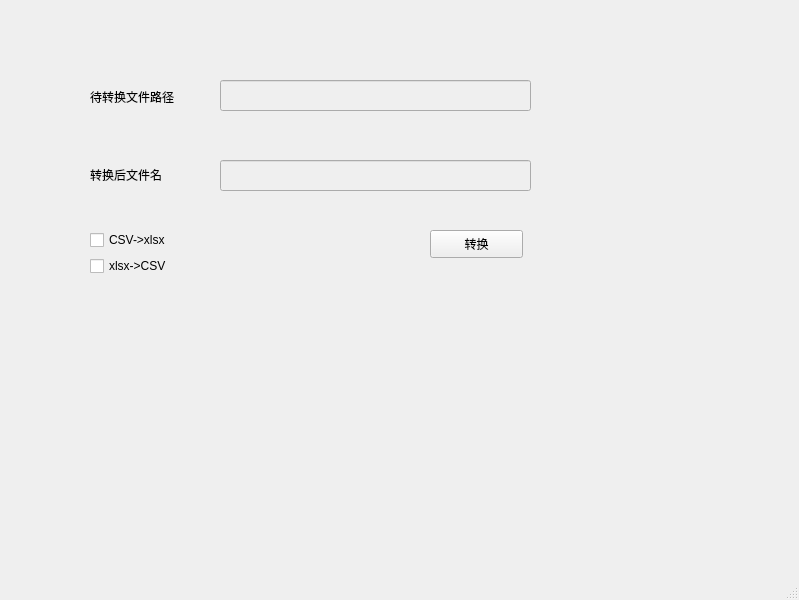
<?xml version="1.0" encoding="UTF-8"?>
<ui version="4.0">
 <class>Selectfileform_ui</class>
 <widget class="QMainWindow" name="Selectfileform_ui">
  <property name="enabled">
   <bool>true</bool>
  </property>
  <property name="geometry">
   <rect>
    <x>0</x>
    <y>0</y>
    <width>799</width>
    <height>600</height>
   </rect>
  </property>
  <property name="windowTitle">
   <string>MainWindow</string>
  </property>
  <widget class="QWidget" name="centralwidget">
   <widget class="QPushButton" name="pushButton">
    <property name="geometry">
     <rect>
      <x>430</x>
      <y>230</y>
      <width>93</width>
      <height>28</height>
     </rect>
    </property>
    <property name="text">
     <string>转换</string>
    </property>
   </widget>
   <widget class="QLineEdit" name="lineEdit">
    <property name="enabled">
     <bool>false</bool>
    </property>
    <property name="geometry">
     <rect>
      <x>220</x>
      <y>80</y>
      <width>311</width>
      <height>31</height>
     </rect>
    </property>
   </widget>
   <widget class="QLineEdit" name="lineEdit_2">
    <property name="enabled">
     <bool>false</bool>
    </property>
    <property name="geometry">
     <rect>
      <x>220</x>
      <y>160</y>
      <width>311</width>
      <height>31</height>
     </rect>
    </property>
   </widget>
   <widget class="QWidget" name="">
    <property name="geometry">
     <rect>
      <x>90</x>
      <y>60</y>
      <width>107</width>
      <height>151</height>
     </rect>
    </property>
    <layout class="QVBoxLayout" name="verticalLayout_2">
     <item>
      <widget class="QLabel" name="label">
       <property name="text">
        <string>待转换文件路径</string>
       </property>
      </widget>
     </item>
     <item>
      <widget class="QLabel" name="label_2">
       <property name="text">
        <string>转换后文件名</string>
       </property>
      </widget>
     </item>
    </layout>
   </widget>
   <widget class="QWidget" name="">
    <property name="geometry">
     <rect>
      <x>90</x>
      <y>230</y>
      <width>101</width>
      <height>47</height>
     </rect>
    </property>
    <layout class="QVBoxLayout" name="verticalLayout">
     <item>
      <widget class="QCheckBox" name="checkBox">
       <property name="text">
        <string>CSV-&gt;xlsx</string>
       </property>
      </widget>
     </item>
     <item>
      <widget class="QCheckBox" name="checkBox_2">
       <property name="text">
        <string>xlsx-&gt;CSV</string>
       </property>
      </widget>
     </item>
    </layout>
   </widget>
  </widget>
  <widget class="QMenuBar" name="menubar">
   <property name="geometry">
    <rect>
     <x>0</x>
     <y>0</y>
     <width>799</width>
     <height>26</height>
    </rect>
   </property>
  </widget>
  <widget class="QStatusBar" name="statusbar"/>
 </widget>
 <resources/>
 <connections>
  <connection>
   <sender>checkBox</sender>
   <signal>toggled(bool)</signal>
   <receiver>lineEdit</receiver>
   <slot>setEnabled(bool)</slot>
   <hints>
    <hint type="sourcelabel">
     <x>178</x>
     <y>262</y>
    </hint>
    <hint type="destinationlabel">
     <x>232</x>
     <y>126</y>
    </hint>
   </hints>
  </connection>
  <connection>
   <sender>checkBox</sender>
   <signal>toggled(bool)</signal>
   <receiver>lineEdit_2</receiver>
   <slot>setEnabled(bool)</slot>
   <hints>
    <hint type="sourcelabel">
     <x>186</x>
     <y>263</y>
    </hint>
    <hint type="destinationlabel">
     <x>237</x>
     <y>195</y>
    </hint>
   </hints>
  </connection>
  <connection>
   <sender>checkBox</sender>
   <signal>toggled(bool)</signal>
   <receiver>checkBox_2</receiver>
   <slot>setDisabled(bool)</slot>
   <hints>
    <hint type="sourcelabel">
     <x>153</x>
     <y>269</y>
    </hint>
    <hint type="destinationlabel">
     <x>118</x>
     <y>288</y>
    </hint>
   </hints>
  </connection>
  <connection>
   <sender>checkBox_2</sender>
   <signal>toggled(bool)</signal>
   <receiver>lineEdit</receiver>
   <slot>setEnabled(bool)</slot>
   <hints>
    <hint type="sourcelabel">
     <x>169</x>
     <y>293</y>
    </hint>
    <hint type="destinationlabel">
     <x>234</x>
     <y>111</y>
    </hint>
   </hints>
  </connection>
  <connection>
   <sender>checkBox_2</sender>
   <signal>toggled(bool)</signal>
   <receiver>lineEdit_2</receiver>
   <slot>setEnabled(bool)</slot>
   <hints>
    <hint type="sourcelabel">
     <x>139</x>
     <y>297</y>
    </hint>
    <hint type="destinationlabel">
     <x>260</x>
     <y>207</y>
    </hint>
   </hints>
  </connection>
  <connection>
   <sender>checkBox_2</sender>
   <signal>toggled(bool)</signal>
   <receiver>checkBox</receiver>
   <slot>setDisabled(bool)</slot>
   <hints>
    <hint type="sourcelabel">
     <x>152</x>
     <y>291</y>
    </hint>
    <hint type="destinationlabel">
     <x>156</x>
     <y>271</y>
    </hint>
   </hints>
  </connection>
 </connections>
</ui>
